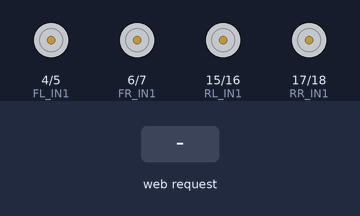
Bench run of a sketch on a simulated ESP32-S3. Parts: motor-driver pin pairs drawn as motors (green arrow = first pin HIGH = forward, orange = second pin HIGH = backward, longer = more drive). The test bench sets the inputs (shaded band). What the sketch prints to the serial monitor is not drawn.

Above: at 1.2 s.
1.3 s: HTTP request GET /cmd?move=forward received
At 2.5 s:
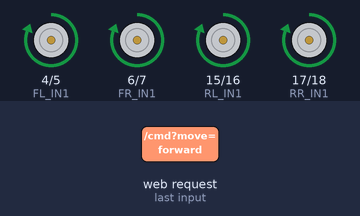
2.8 s: HTTP request GET /cmd?move=backward received
At 3.7 s:
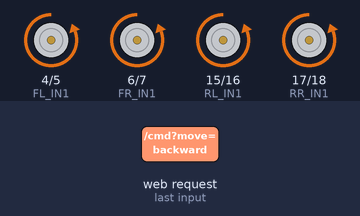
4.3 s: HTTP request GET /cmd?move=left received
At 4.9 s:
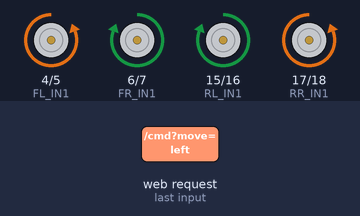
5.8 s: HTTP request GET /cmd?move=right received
At 7.0 s:
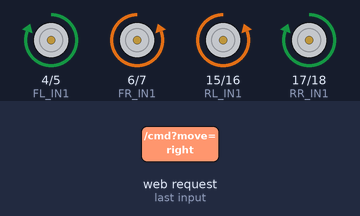
7.3 s: HTTP request GET /cmd received
At 8.4 s:
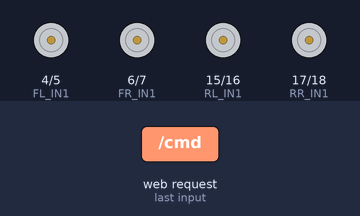
Timing chart, 0 to 9.8 s (numbered marks = the images above; inputs shaded):
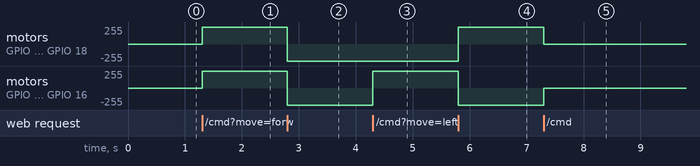

The sketch:

FINAL_MOTOR_CODE.ino
```cpp
#include <WiFi.h>
#include <WebServer.h>

// =========================
// WIFI HOTSPOT SETTINGS
// =========================
const char* apSSID = "Rover-ESP32";
const char* apPassword = "12345678";

WebServer server(80);

// =========================
// MOTOR PIN DEFINITIONS
// =========================

// Front Left Motor
#define FL_IN1 4
#define FL_IN2 5

// Front Right Motor
#define FR_IN1 6
#define FR_IN2 7

// Rear Left Motor
#define RL_IN1 15
#define RL_IN2 16

// Rear Right Motor
#define RR_IN1 17
#define RR_IN2 18

// =========================
// BASIC MOTOR FUNCTIONS
// =========================
void motorForward(int in1, int in2) {
  digitalWrite(in1, HIGH);
  digitalWrite(in2, LOW);
}

void motorBackward(int in1, int in2) {
  digitalWrite(in1, LOW);
  digitalWrite(in2, HIGH);
}

void motorStop(int in1, int in2) {
  digitalWrite(in1, LOW);
  digitalWrite(in2, LOW);
}

// =========================
// MOVEMENT FUNCTIONS
// =========================
void stopMotors() {
  motorStop(FL_IN1, FL_IN2);
  motorStop(FR_IN1, FR_IN2);
  motorStop(RL_IN1, RL_IN2);
  motorStop(RR_IN1, RR_IN2);
}

void moveForward() {
  motorForward(FL_IN1, FL_IN2);
  motorForward(FR_IN1, FR_IN2);
  motorForward(RL_IN1, RL_IN2);
  motorForward(RR_IN1, RR_IN2);
}

void moveBackward() {
  motorBackward(FL_IN1, FL_IN2);
  motorBackward(FR_IN1, FR_IN2);
  motorBackward(RL_IN1, RL_IN2);
  motorBackward(RR_IN1, RR_IN2);
}

void strafeRight() {
  motorForward(FL_IN1, FL_IN2);
  motorBackward(FR_IN1, FR_IN2);
  motorBackward(RL_IN1, RL_IN2);
  motorForward(RR_IN1, RR_IN2);
}

void strafeLeft() {
  motorBackward(FL_IN1, FL_IN2);
  motorForward(FR_IN1, FR_IN2);
  motorForward(RL_IN1, RL_IN2);
  motorBackward(RR_IN1, RR_IN2);
}

void rotateRight() {
  motorForward(FL_IN1, FL_IN2);
  motorBackward(FR_IN1, FR_IN2);
  motorForward(RL_IN1, RL_IN2);
  motorBackward(RR_IN1, RR_IN2);
}

void rotateLeft() {
  motorBackward(FL_IN1, FL_IN2);
  motorForward(FR_IN1, FR_IN2);
  motorBackward(RL_IN1, RL_IN2);
  motorForward(RR_IN1, RR_IN2);
}

void diagFrontRight() {
  motorForward(FL_IN1, FL_IN2);
  motorStop(FR_IN1, FR_IN2);
  motorStop(RL_IN1, RL_IN2);
  motorForward(RR_IN1, RR_IN2);
}

void diagFrontLeft() {
  motorStop(FL_IN1, FL_IN2);
  motorForward(FR_IN1, FR_IN2);
  motorForward(RL_IN1, RL_IN2);
  motorStop(RR_IN1, RR_IN2);
}

void diagBackRight() {
  motorStop(FL_IN1, FL_IN2);
  motorBackward(FR_IN1, FR_IN2);
  motorBackward(RL_IN1, RL_IN2);
  motorStop(RR_IN1, RR_IN2);
}

void diagBackLeft() {
  motorBackward(FL_IN1, FL_IN2);
  motorStop(FR_IN1, FR_IN2);
  motorStop(RL_IN1, RL_IN2);
  motorBackward(RR_IN1, RR_IN2);
}

// =========================
// HTML PAGE (TEXT BUTTONS)
// =========================
String htmlPage() {
  String page = R"rawliteral(
<!DOCTYPE html>
<html>
<head>
<meta name="viewport" content="width=device-width, initial-scale=1">
<title>ESP32 Rover Control</title>
<style>
body { font-family: Arial; text-align: center; background: #111; color: white; }
.grid {
  display: grid;
  grid-template-columns: repeat(3, 120px);
  gap: 10px;
  justify-content: center;
  margin-top: 30px;
}
button {
  width: 120px;
  height: 70px;
  font-size: 14px;
  font-weight: bold;
  border-radius: 10px;
  border: none;
  background: #333;
  color: white;
}
button:active { background: #555; }
.stop { background: red; }
</style>
</head>

<body>
<h2>ROVER CONTROL</h2>
<p>Hold button to move</p>

<div class="grid">
  <button onmousedown="sendCmd('diagFL')" onmouseup="sendCmd('stop')" ontouchstart="sendCmd('diagFL')" ontouchend="sendCmd('stop')">FRONT LEFT</button>
  <button onmousedown="sendCmd('forward')" onmouseup="sendCmd('stop')" ontouchstart="sendCmd('forward')" ontouchend="sendCmd('stop')">FORWARD</button>
  <button onmousedown="sendCmd('diagFR')" onmouseup="sendCmd('stop')" ontouchstart="sendCmd('diagFR')" ontouchend="sendCmd('stop')">FRONT RIGHT</button>

  <button onmousedown="sendCmd('left')" onmouseup="sendCmd('stop')" ontouchstart="sendCmd('left')" ontouchend="sendCmd('stop')">LEFT</button>
  <button class="stop" onclick="sendCmd('stop')">STOP</button>
  <button onmousedown="sendCmd('right')" onmouseup="sendCmd('stop')" ontouchstart="sendCmd('right')" ontouchend="sendCmd('stop')">RIGHT</button>

  <button onmousedown="sendCmd('diagBL')" onmouseup="sendCmd('stop')" ontouchstart="sendCmd('diagBL')" ontouchend="sendCmd('stop')">BACK LEFT</button>
  <button onmousedown="sendCmd('backward')" onmouseup="sendCmd('stop')" ontouchstart="sendCmd('backward')" ontouchend="sendCmd('stop')">BACKWARD</button>
  <button onmousedown="sendCmd('diagBR')" onmouseup="sendCmd('stop')" ontouchstart="sendCmd('diagBR')" ontouchend="sendCmd('stop')">BACK RIGHT</button>
</div>

<div class="grid" style="margin-top: 20px;">
  <button onmousedown="sendCmd('rotleft')" onmouseup="sendCmd('stop')" ontouchstart="sendCmd('rotleft')" ontouchend="sendCmd('stop')">ROTATE LEFT</button>
  <div></div>
  <button onmousedown="sendCmd('rotright')" onmouseup="sendCmd('stop')" ontouchstart="sendCmd('rotright')" ontouchend="sendCmd('stop')">ROTATE RIGHT</button>
</div>

<script>
function sendCmd(cmd) {
  fetch("/cmd?move=" + cmd);
}
document.addEventListener("mouseup", () => sendCmd('stop'));
document.addEventListener("touchend", () => sendCmd('stop'));
</script>

</body>
</html>
)rawliteral";
  return page;
}

// =========================
// WEB HANDLERS
// =========================
void handleRoot() {
  server.send(200, "text/html", htmlPage());
}

void handleCommand() {
  String cmd = server.arg("move");

  if (cmd == "forward") moveForward();
  else if (cmd == "backward") moveBackward();
  else if (cmd == "left") strafeLeft();
  else if (cmd == "right") strafeRight();
  else if (cmd == "rotleft") rotateLeft();
  else if (cmd == "rotright") rotateRight();
  else if (cmd == "diagFL") diagFrontLeft();
  else if (cmd == "diagFR") diagFrontRight();
  else if (cmd == "diagBL") diagBackLeft();
  else if (cmd == "diagBR") diagBackRight();
  else stopMotors();

  server.send(200, "text/plain", "OK");
}

// =========================
// SETUP
// =========================
void setup() {
  Serial.begin(115200);

  pinMode(FL_IN1, OUTPUT);
  pinMode(FL_IN2, OUTPUT);
  pinMode(FR_IN1, OUTPUT);
  pinMode(FR_IN2, OUTPUT);
  pinMode(RL_IN1, OUTPUT);
  pinMode(RL_IN2, OUTPUT);
  pinMode(RR_IN1, OUTPUT);
  pinMode(RR_IN2, OUTPUT);

  stopMotors();

  WiFi.mode(WIFI_AP);
  WiFi.softAP(apSSID, apPassword);

  Serial.println("Hotspot started");
  Serial.println(WiFi.softAPIP());

  server.on("/", handleRoot);
  server.on("/cmd", handleCommand);
  server.begin();
}

// =========================
// LOOP
// =========================
void loop() {
  server.handleClient();
}
```

Measured:
- after the input at 1.3 s, motor on GPIO 4 (FL_IN1) / GPIO 5 (FL_IN2), motor on GPIO 6 (FR_IN1) / GPIO 7 (FR_IN2), motor on GPIO 15 (RL_IN1) / GPIO 16 (RL_IN2), motor on GPIO 17 (RR_IN1) / GPIO 18 (RR_IN2): stopped → forward 255/255 at once
- after the input at 2.8 s, motor on GPIO 4 (FL_IN1) / GPIO 5 (FL_IN2), motor on GPIO 6 (FR_IN1) / GPIO 7 (FR_IN2), motor on GPIO 15 (RL_IN1) / GPIO 16 (RL_IN2), motor on GPIO 17 (RR_IN1) / GPIO 18 (RR_IN2): forward 255/255 → backward 255/255 at once
- after the input at 4.3 s, motor on GPIO 6 (FR_IN1) / GPIO 7 (FR_IN2), motor on GPIO 15 (RL_IN1) / GPIO 16 (RL_IN2): backward 255/255 → forward 255/255 at once
- after the input at 5.8 s, motor on GPIO 4 (FL_IN1) / GPIO 5 (FL_IN2), motor on GPIO 17 (RR_IN1) / GPIO 18 (RR_IN2): backward 255/255 → forward 255/255 at once; motor on GPIO 6 (FR_IN1) / GPIO 7 (FR_IN2), motor on GPIO 15 (RL_IN1) / GPIO 16 (RL_IN2): forward 255/255 → backward 255/255 at once
- after the input at 7.3 s, motor on GPIO 4 (FL_IN1) / GPIO 5 (FL_IN2), motor on GPIO 17 (RR_IN1) / GPIO 18 (RR_IN2): forward 255/255 → stopped at once; motor on GPIO 6 (FR_IN1) / GPIO 7 (FR_IN2), motor on GPIO 15 (RL_IN1) / GPIO 16 (RL_IN2): backward 255/255 → stopped at once
